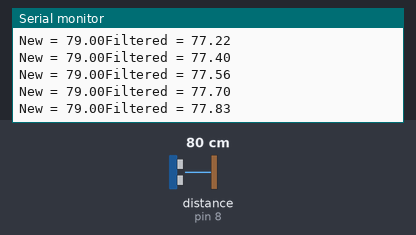
This sketch was run on a simulated Arduino Mega 2560, built with avr-gcc and run on an emulated ATmega2560. Parts: the last lines printed to the serial monitor. Wiring (inferred from the names in the program): ultrasonic range finder: trigger pin 9; echo pin 8. The test bench sets the inputs (shaded band); at power-on: distance to the obstacle (sensor on pin 8) 80 cm. The echo pulse lasts 58.3 µs per cm.

Above: at 1.2 s.
1.3 s: distance to the obstacle (sensor on pin 8) set to 2 cm
At 2.0 s:
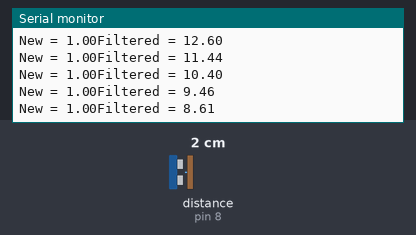
4.3 s: distance to the obstacle (sensor on pin 8) set to 18 cm
At 4.9 s:
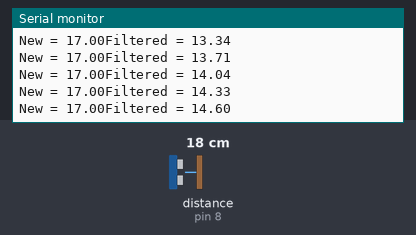
7.3 s: distance to the obstacle (sensor on pin 8) set to 120 cm
At 7.9 s:
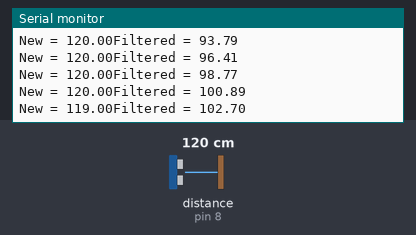
10.3 s: distance to the obstacle (sensor on pin 8) set to 9 cm
At 10.9 s:
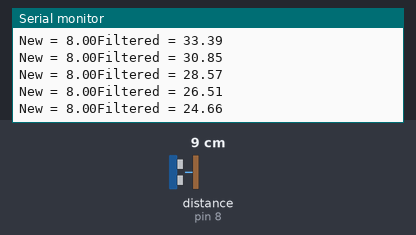
13.3 s: distance to the obstacle (sensor on pin 8) set to 35 cm
At 14.1 s:
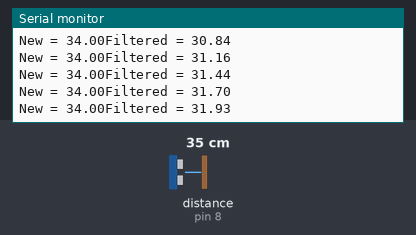
19.3 s: distance to the obstacle (sensor on pin 8) set to 250 cm
At 20.2 s:
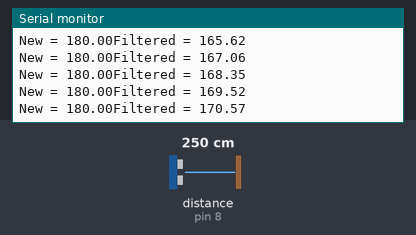
Timing chart, 0 to 22.3 s (numbered marks = the images above; inputs shaded):
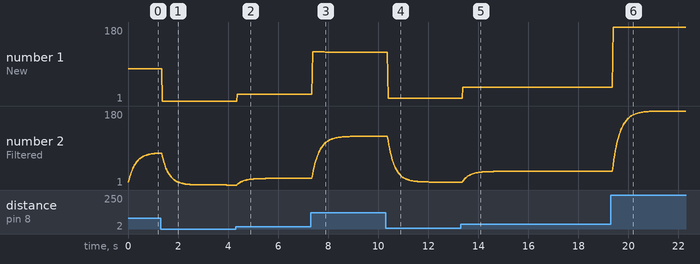

The sketch:

Prox_Filter.ino
```cpp
#define NUM_CHARS 4

char input_chars[NUM_CHARS];
boolean oktosend = true;

#define onlyTrigPin 9
#define onlyEchoPin 8

void SetupPin(int TrigPin, int EchoPin) {
  pinMode(TrigPin, OUTPUT);
  pinMode(EchoPin, INPUT);
}

long Distance(int TrigPin, int EchoPin) {
  long duration;
  digitalWrite(TrigPin, LOW);
  delayMicroseconds(2);
  digitalWrite(TrigPin, HIGH);
  delayMicroseconds(10);
  digitalWrite(TrigPin, LOW);
  duration = pulseIn(EchoPin, HIGH);
  long cm = (duration / 2.0) / 29.1;
  if (cm > 180) {
    cm = 180;
  }
  return cm;
}

void setup() {
  Serial.begin(9600);
  SetupPin(onlyTrigPin, onlyEchoPin);
  Serial.println("Setup complete");
}

double cm_old,cm;

void loop() {

  ///////////?READ PROX//////////////////
  double cm = Distance(onlyTrigPin, onlyEchoPin);
  Serial.print("New = ");
  Serial.print(cm);

  //Filter Signal
  double s = 0.9;
  cm = (1-s)*cm + s*cm_old;
  cm_old = cm;

  Serial.print("Filtered = ");
  Serial.print(cm);
  Serial.println();

}
```

Measured:
- after the input at 1.3 s, the serial monitor: prints a new line after 0.07 s (image 1)
- after the input at 4.3 s, the serial monitor: prints a new line after 0.07 s (image 2)
- after the input at 7.3 s, the serial monitor: prints a new line after 0.08 s (image 3)
- after the input at 10.3 s, the serial monitor: prints a new line after 0.09 s (image 4)
- after the input at 19.3 s, the serial monitor: prints a new line after 0.08 s (image 6)
- plotted number 1: 79 → 1 after the input at 1.3 s, 1 → 17 after the input at 4.3 s, 17 → 119 after the input at 7.3 s, 119 → 8 after the input at 10.3 s, 34 → 180 after the input at 19.3 s
- plotted number 2: 78.15 → 1 after the input at 1.3 s, 1 → 17 after the input at 4.3 s, 17 → 118.99 after the input at 7.3 s, 118.99 → 8 after the input at 10.3 s, 34 → 180 after the input at 19.3 s
